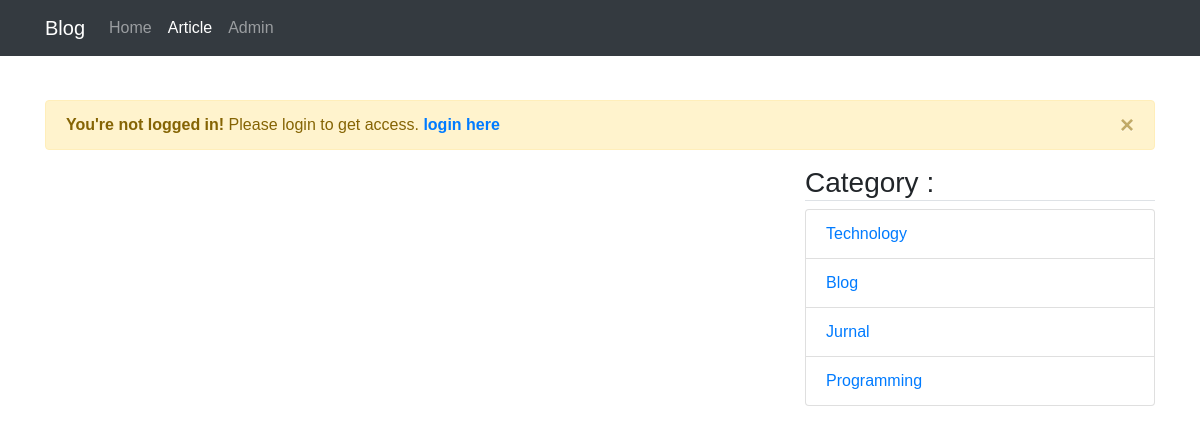
Before: /article/1 with the older database file.
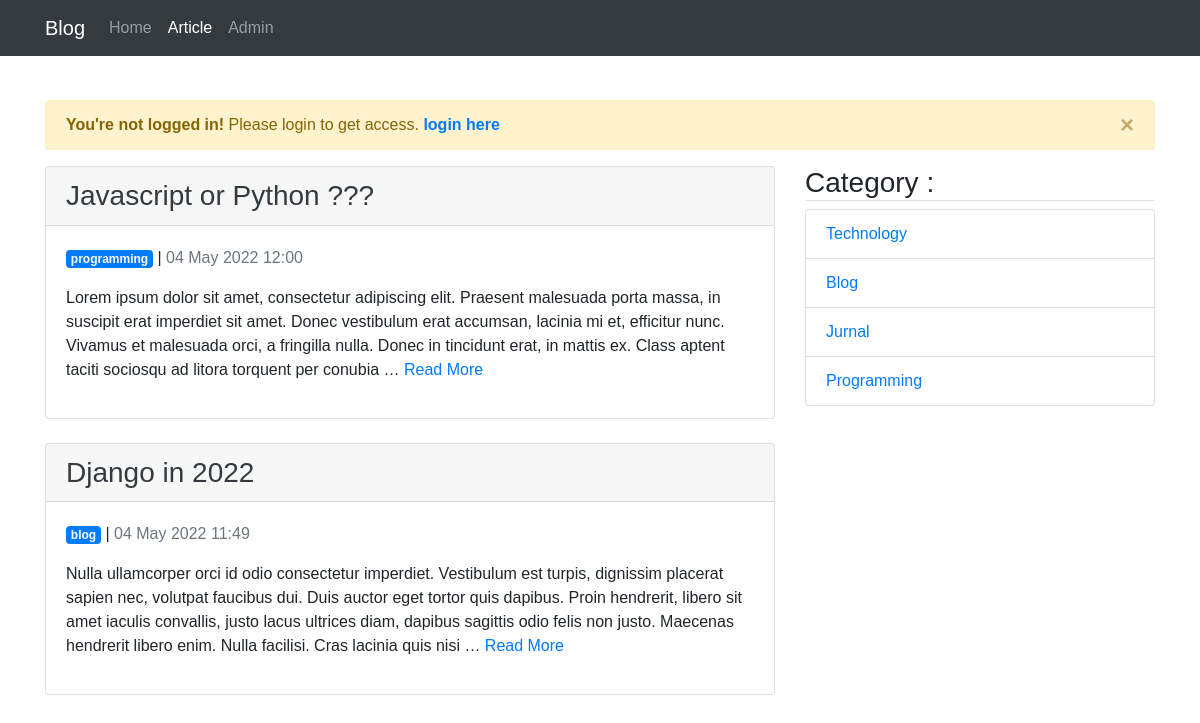
After: the same page with the newer database file.
### article/models.py (models this page shows, shortened)
class Article(models.Model):
    LIST_CATEGORY=(
        ('blog','Blog'),
        ('jurnal', 'Jurnal'),
        ('technology', 'Technology'),
        ('programming', 'Programming')
    )
    author = models.ForeignKey(User, on_delete=models.CASCADE, default=None)
    title = models.CharField(max_length=100, validators=[validate_title, validate_is_profane])
    content = models.TextField(validators=[validate_is_profane])
    category = models.CharField(max_length=50, default='blog', choices=LIST_CATEGORY)
    created = models.DateTimeField(auto_now_add=True)
    updated = models.DateTimeField(auto_now=True)
    is_published = models.BooleanField(default=False)
    published = models.DateTimeField(null=True)
    slug = models.SlugField(blank=True, editable=False)
    class Meta:
        permissions = (
            ('publish_article', 'Can publish article'),
        )

### article/views.py (the view)
# urls.py: path('<int:page>', ArticleListView.as_view(), name='list'),
class ArticleListView(ListView):
    model = Article
    queryset = Article.objects.filter(is_published = True)
    template_name = 'article/article_list.html'
    context_object_name = 'articles'
    ordering = ['-is_published']
    paginate_by = 3
    extra_context = {}
    def get_context_data(self, **kwargs):
        categories = self.model.objects.values_list('category', flat = True).distinct()
        self.extra_context['categories'] = categories
        context = super().get_context_data(**kwargs)
        return context

### article/templates/article/article_list.html (shortened to what this page needs)
{% extends 'base.html' %}
{% block contents %}
    {% if user.is_authenticated == False %}
    <div class="alert alert-warning alert-dismissible fade show" role="alert">
        <strong>You're not logged in!</strong> Please login to get access.
        <strong><a href="{% url 'login'%}">login here</a></strong>
        <button type="button" class="close" data-dismiss="alert" aria-label="Close">
          <span aria-hidden="true">&times;</span>
        </button>
      </div>
    {% endif %}
    <div class="row">
        <div class="col-md-8">
            {% for article in articles %}
            <div class="card mb-4">
                <div class="card-header">
                    <a class="text-dark h3" href="{% url 'article:detail' article.slug %}">{{article.title}}</a>
                </div>
                <div class="card-body">
                    <p>
                        <span class="badge badge-primary">{{article.category}}</span> | <span class="text-muted">{{article.published|date:"d M Y H:i"}}</span>
                    </p>
                    <p>
                        {{article.content|truncatewords:50}} <a href="{% url 'article:detail' article.slug %}">Read More</a>
                    </p>
                </div>
            </div>
            {% endfor %}
        </div>
        <div class="col-sm">
            <h3 class="border-bottom">Category : </h3>
            <ul class="list-group">
                {% for category in categories %}
                <li class="list-group-item">
                    <a class="text-capitalize" href="{% url 'article:category' category 1 %}">
                        {{category}}
                    </a>
                </li>
                {% endfor %}
              </ul>
        </div>
    </div>
{% endblock contents %}

Changed rows visible on the page:
now on this page (row edited): Article: title "Javascript or Python ???", category "programming", published "04 May 2022 12:00", content "Lorem ipsum dolor sit amet, consectetur adipiscing elit. Praesent malesuada porta massa, in suscipit erat imperdiet sit amet. Donec vestibulum erat accumsan, lacinia mi et, efficitur nunc. Vivamus et malesuada orci, a fringilla nulla. Donec in tincidunt erat, in mattis ex. Class aptent taciti sociosqu ad litora torquent per conubia …"
now on this page (row edited): Article: title "Django in 2022", category "blog", published "04 May 2022 11:49", content "Nulla ullamcorper orci id odio consectetur imperdiet. Vestibulum est turpis, dignissim placerat sapien nec, volutpat faucibus dui. Duis auctor eget tortor quis dapibus. Proin hendrerit, libero sit amet iaculis convallis, justo lacus ultrices diam, dapibus sagittis odio felis non justo. Maecenas hendrerit libero enim. Nulla facilisi. Cras lacinia quis nisi …"
